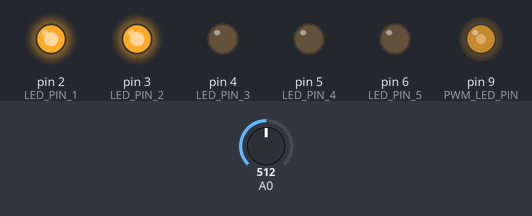
Bench run of a sketch on a simulated Arduino Uno, built with avr-gcc and run on an emulated ATmega328P. Shown: output pins drawn as LEDs (lit = HIGH). Inputs (shaded band) come from the test bench; at power-on: A0 = 512. What the sketch prints to the serial monitor is not drawn.

Above: at 1.2 s.
1.3 s: A0 set to 716
At 2.5 s:
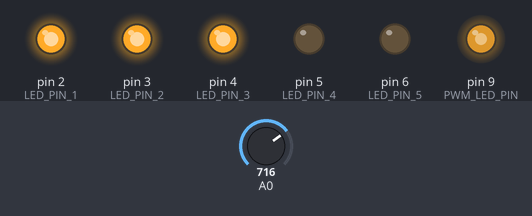
2.8 s: A0 set to 900
At 3.7 s:
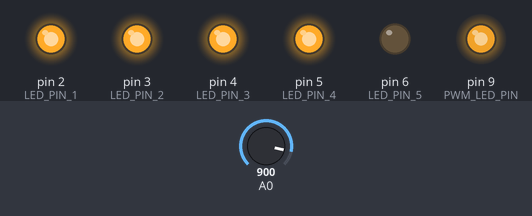
4.3 s: A0 set to 1023
At 4.9 s:
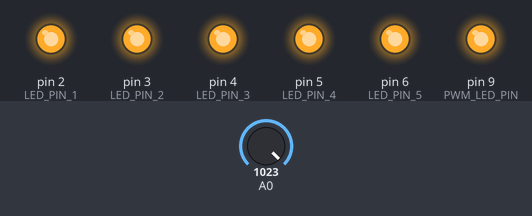
5.8 s: A0 set to 306
At 7.0 s:
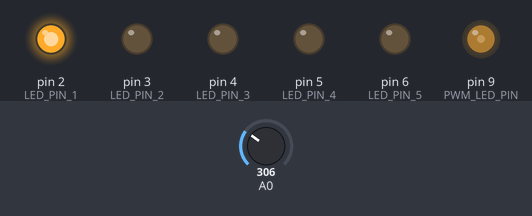
7.3 s: A0 set to 122
At 8.4 s:
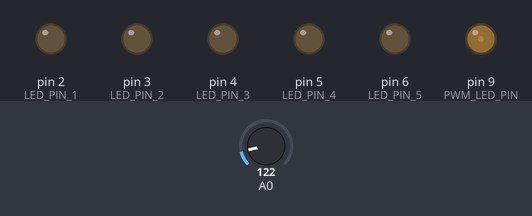
8.8 s: A0 set to 511
At 9.5 s:
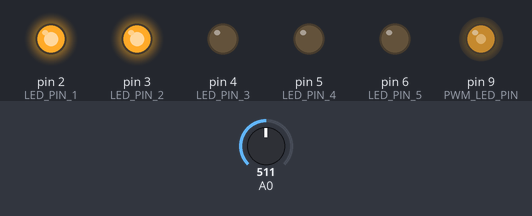
Timing chart, 0 to 11.3 s (numbered marks = the images above; inputs shaded):
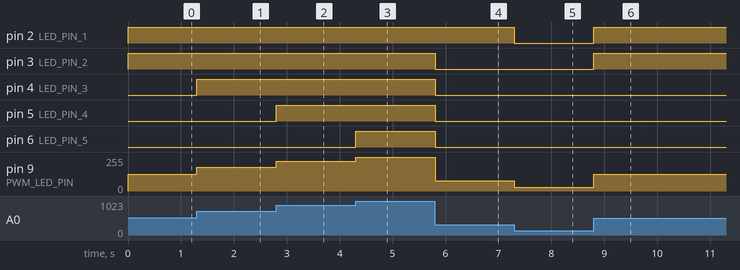

The sketch:

demo_pot_and_leds.ino
```cpp
/*
 *  Example code
 *
 *  Controlling LEDs with one potentiometer.
 */
#include <inttypes.h>

#define LED_PIN_1 2
#define LED_PIN_2 3
#define LED_PIN_3 4
#define LED_PIN_4 5
#define LED_PIN_5 6

#define PWM_LED_PIN 9

#define ANALOG_INPUT A0
#define ADC_RES 10
#define ADC_REF 5.0

const uint8_t led_array[6] = {LED_PIN_1, LED_PIN_2, LED_PIN_3, LED_PIN_4, LED_PIN_5, PWM_LED_PIN};


void setup()
{
  Serial.begin(115200);
  for (uint8_t i=0; i<6; i++) {
    pinMode(led_array[i], 1);
  }
}


void loop()
{
  static float voltage = 0;
  voltage = get_voltage(ANALOG_INPUT, ADC_RES, ADC_REF);
  Serial.print("Voltage: ");
  Serial.println(voltage, 4);
  glow_led_array(led_array, voltage);
  glow_pwm_led(PWM_LED_PIN, voltage, ADC_REF);
}

/*
 *  Read analog pin and return voltage.
 *
 *  Reads the given analog pin, calculates the voltage on the pin and returns
 *  it as a float.
 *
 *  @param analog_pin - the analog pin to be read
 *  @param adc_res - ADC resolution in bits
 *  @param adc_ref - ADC reference voltage
 */
float get_voltage(uint8_t analog_pin, uint8_t adc_res, float adc_ref)
{
  float voltage = 0;
  int reading = analogRead(analog_pin);
  voltage = adc_ref * reading / ((1 << adc_res) - 1);
  return voltage;
}

/*
 *  Glow 5 LEDS.
 *
 *  Turn 5 LEDS on/off based on input voltage.
 *
 *  @param led_array[5] - array of 5 LED pins
 *  @param voltage - input voltage
 */
void glow_led_array(uint8_t led_array[5], float voltage)
{
  for (uint8_t i=0; i<5; i++) {
    (voltage >= (i + 1)) ? digitalWrite(led_array[i], 1) : digitalWrite(led_array[i], 0);
  }
}

/*
 *  Glow a LED using PWM.
 *
 *  @param pwm_led - pwm controllable LED pin
 *  @param voltage - input voltage
 *  @param max_voltage - ADC reference voltage
 */
void glow_pwm_led(uint8_t pwm_led, float voltage, float max_voltage)
{
  int pwm_value = voltage / max_voltage * 255;
  analogWrite(pwm_led, pwm_value);
}
```

Measured:
- after the input at 1.3 s, pin 4 (LED_PIN_3): LOW → HIGH at once; pin 9 (PWM_LED_PIN): 127/255 → 178/255 at once
- after the input at 2.8 s, pin 5 (LED_PIN_4): LOW → HIGH at once; pin 9 (PWM_LED_PIN): 178/255 → 224/255 at once
- after the input at 4.3 s, pin 6 (LED_PIN_5): LOW → HIGH at once; pin 9 (PWM_LED_PIN): 224/255 → 255/255 at once
- after the input at 5.8 s, pin 3 (LED_PIN_2), pin 4 (LED_PIN_3), pin 5 (LED_PIN_4), pin 6 (LED_PIN_5): HIGH → LOW at once; pin 9 (PWM_LED_PIN): 255/255 → 76/255 at once
- after the input at 7.3 s, pin 2 (LED_PIN_1): HIGH → LOW at once; pin 9 (PWM_LED_PIN): 76/255 → 30/255 at once
- after the input at 8.8 s, pin 2 (LED_PIN_1), pin 3 (LED_PIN_2): LOW → HIGH at once; pin 9 (PWM_LED_PIN): 30/255 → 127/255 at once
